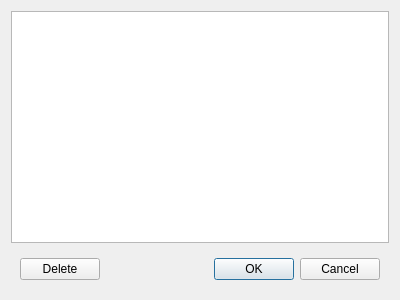
<?xml version="1.0" encoding="UTF-8"?>
<ui version="4.0">
 <class>userWordsList</class>
 <widget class="QDialog" name="userWordsList">
  <property name="geometry">
   <rect>
    <x>0</x>
    <y>0</y>
    <width>400</width>
    <height>300</height>
   </rect>
  </property>
  <property name="windowTitle">
   <string>Dialog</string>
  </property>
  <layout class="QVBoxLayout" name="verticalLayout">
   <item>
    <widget class="QListWidget" name="lw_words"/>
   </item>
   <item>
    <widget class="QWidget" name="widget" native="true">
     <layout class="QHBoxLayout" name="horizontalLayout">
      <item>
       <widget class="QPushButton" name="pb_delete">
        <property name="text">
         <string>Delete</string>
        </property>
       </widget>
      </item>
      <item>
       <widget class="QDialogButtonBox" name="buttonBox">
        <property name="orientation">
         <enum>Qt::Horizontal</enum>
        </property>
        <property name="standardButtons">
         <set>QDialogButtonBox::Cancel|QDialogButtonBox::Ok</set>
        </property>
       </widget>
      </item>
     </layout>
    </widget>
   </item>
  </layout>
 </widget>
 <resources/>
 <connections>
  <connection>
   <sender>buttonBox</sender>
   <signal>accepted()</signal>
   <receiver>userWordsList</receiver>
   <slot>accept()</slot>
   <hints>
    <hint type="sourcelabel">
     <x>248</x>
     <y>254</y>
    </hint>
    <hint type="destinationlabel">
     <x>157</x>
     <y>274</y>
    </hint>
   </hints>
  </connection>
  <connection>
   <sender>buttonBox</sender>
   <signal>rejected()</signal>
   <receiver>userWordsList</receiver>
   <slot>reject()</slot>
   <hints>
    <hint type="sourcelabel">
     <x>316</x>
     <y>260</y>
    </hint>
    <hint type="destinationlabel">
     <x>286</x>
     <y>274</y>
    </hint>
   </hints>
  </connection>
 </connections>
</ui>
